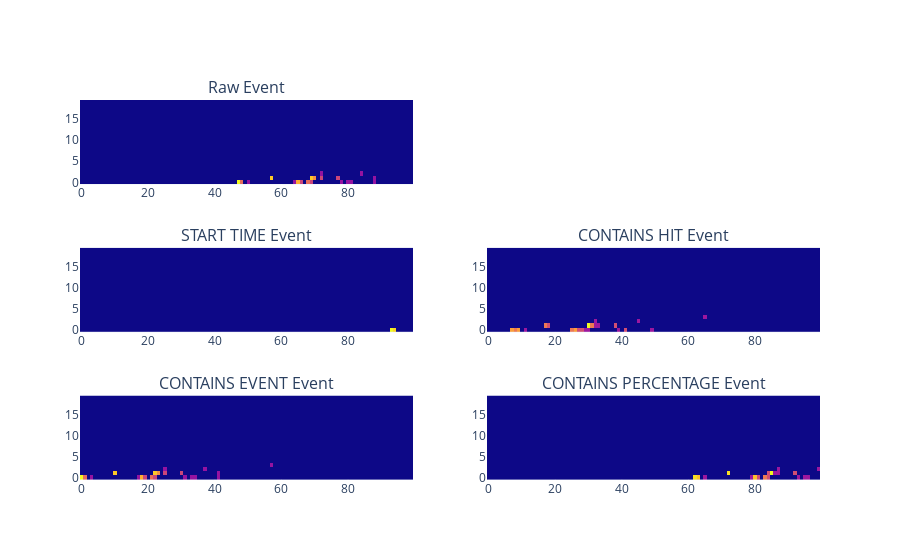

Notebook cell for this chart:
### Markdown cell above
Let's have a look at it. How do the different events compare?

### Code cell
fig = make_subplots(3, 2, subplot_titles=(
    'Raw Event',
    '',
    'START TIME Event',
    'CONTAINS HIT Event',
    'CONTAINS EVENT Event',
    'CONTAINS PERCENTAGE Event'
))

def plot_histogram_helper(histogram, row, column):
    fig.add_trace(plot_histogram(histogram), row=row, col=column)
    
plot_histogram_helper(raw_histogram, 1, 1)
    
plot_histogram_helper(start_time_histogram, 2, 1)
    
plot_histogram_helper(contains_hit_histogram, 2, 2)
    
plot_histogram_helper(contains_event_histogram, 3, 1)
    
plot_histogram_helper(contains_percentile_histogram, 3, 2)

fig.update_traces(showlegend=False, showscale=False)

fig.show()

### Figure 1 — Plotly figure (JSON) as saved in the notebook; plotly's stock layout.template omitted (floating-point values rounded to 4 significant figures; data arrays with more than 128 entries replaced by an {"elided": "..."} marker saying what was removed)
{"data": [{"z": {"elided": "20x100 float values"}, "type": "heatmap", "xaxis": "x", "yaxis": "y", "showlegend": false, "showscale": false}, {"z": {"elided": "20x100 float values"}, "type": "heatmap", "xaxis": "x3", "yaxis": "y3", "showlegend": false, "showscale": false}, {"z": {"elided": "20x100 float values"}, "type": "heatmap", "xaxis": "x4", "yaxis": "y4", "showlegend": false, "showscale": false}, {"z": {"elided": "20x100 float values"}, "type": "heatmap", "xaxis": "x5", "yaxis": "y5", "showlegend": false, "showscale": false}, {"z": {"elided": "20x100 float values"}, "type": "heatmap", "xaxis": "x6", "yaxis": "y6", "showlegend": false, "showscale": false}], "layout": {"xaxis": {"anchor": "y", "domain": [0.0, 0.45]}, "yaxis": {"anchor": "x", "domain": [0.7778, 1.0]}, "xaxis2": {"anchor": "y2", "domain": [0.55, 1.0]}, "yaxis2": {"anchor": "x2", "domain": [0.7778, 1.0]}, "xaxis3": {"anchor": "y3", "domain": [0.0, 0.45]}, "yaxis3": {"anchor": "x3", "domain": [0.3889, 0.6111]}, "xaxis4": {"anchor": "y4", "domain": [0.55, 1.0]}, "yaxis4": {"anchor": "x4", "domain": [0.3889, 0.6111]}, "xaxis5": {"anchor": "y5", "domain": [0.0, 0.45]}, "yaxis5": {"anchor": "x5", "domain": [0.0, 0.2222]}, "xaxis6": {"anchor": "y6", "domain": [0.55, 1.0]}, "yaxis6": {"anchor": "x6", "domain": [0.0, 0.2222]}, "annotations": [{"font": {"size": 16}, "showarrow": false, "text": "Raw Event", "x": 0.225, "xanchor": "center", "xref": "paper", "y": 1.0, "yanchor": "bottom", "yref": "paper"}, {"font": {"size": 16}, "showarrow": false, "text": "START TIME Event", "x": 0.225, "xanchor": "center", "xref": "paper", "y": 0.6111, "yanchor": "bottom", "yref": "paper"}, {"font": {"size": 16}, "showarrow": false, "text": "CONTAINS HIT Event", "x": 0.775, "xanchor": "center", "xref": "paper", "y": 0.6111, "yanchor": "bottom", "yref": "paper"}, {"font": {"size": 16}, "showarrow": false, "text": "CONTAINS EVENT Event", "x": 0.225, "xanchor": "center", "xref": "paper", "y": 0.2222, "yanchor": "bottom", "yref": "paper"}, {"font": {"size": 16}, "showarrow": false, "text": "CONTAINS PERCENTAGE Event", "x": 0.775, "xanchor": "center", "xref": "paper", "y": 0.2222, "yanchor": "bottom", "yref": "paper"}]}}
